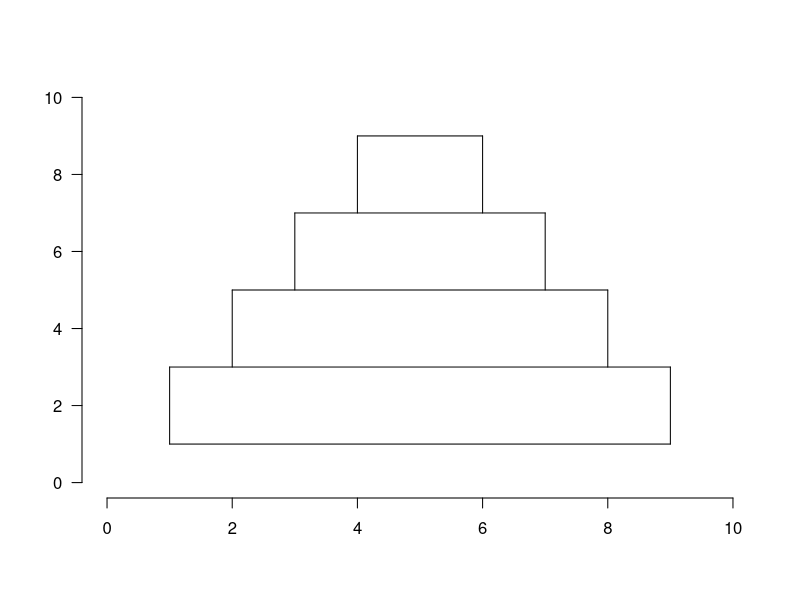

The R source for this figure: (Note: this script raises an error after producing the figure.)
plot(NA, xlim = c(0, 10), ylim = c(0, 10), xlab = "", ylab = "", las = 1, bty = "n")

# Level 1
## Horizontal lines
lines(c(1, 9), c(1, 1))
lines(c(1, 9), c(3, 3))
## Vertical lines
lines(c(1, 1), c(1, 3))
lines(c(9, 9), c(1, 3))

# Level 2
## Horizontal line
lines(c(2, 8), c(5, 5))
## Vertical lines
lines(c(2, 2), c(3, 5))
lines(c(8, 8), c(3, 5))

# Level 3
## Horizontal lines
lines(c(3, 7), c(7, 7))
## Vertical lines
lines(c(3, 3), c(5, 7))
lines(c(7, 7), c(5, 7))

# Level4
## Horizontal lines
lines(c(4, 6), c(9,9))
## Vertical lines
lines(c( 4, 4), c(9, 7))
lines(c(6, 6), c(9, 7))


# Candles Tall
k <- 3                             # number of candles
x <- seq(4.2, 5.8, length.out = k) # position of the candles
h1 <- 0.9                          # height of the candle1

segments(x0 = x, x1 = x, y0 = rep(10, k), y1 = rep(7.55 + h, k), lwd =3.2)

# Candles Short
vv <- 2
bbb <- seq(4.6, 5.4, length.out = vv)
hoog <- 1.0
segments(x0 = bbb, x1 = bbb, y0 = rep(9.5, vv), y1 = rep(7.55 + hoog, vv), lwd = 3)



#Icing/Color

##Layer 1
x <- c(1, 9, 9, 1)
y <- c(1, 1, 3, 3)
polygon(x, y, col = "#FFCCCC", lty = 6, angle = 15, lwd = 3, fillOddEven = TRUE, border = FALSE)

sq <- c(1, 9, 9, 1)
qs <- c(1.5, 1.5, 2.5, 2.5)
polygon(sq, qs, density = 5, col = "#FFFFFF", lty = 3, lwd = 3, border = FALSE)
po <- c(1, 9, 9, 1)
op <- c(1.5, 1.5, 2.5, 2.5)
polygon(po, op, density = 5, col = "#FFFFFF", angle = -45, lty = 3, lwd = 3, border = FALSE)

##Layer 2
x <- c(2, 8, 8, 2)
y <- c(3, 3, 5, 5)
polygon(x, y, col = "#FF99CC", lty = 6, angle = 15, lwd = 3, fillOddEven = TRUE, border = FALSE)

abc <- c(2, 8, 8, 2)
bcd <- c(3, 3, 3.2, 3.2)
polygon(abc, bcd, col = "#FFFFCC", lty = 2, lwd = 3, border = FALSE)

cde <- c(2, 8, 8, 2)
def <- c(4.8, 4.8, 5, 5)
polygon(cde, def, col = "#FFFFCC", lty = 2, lwd = 3, border = FALSE)

##Layer 3
x <- c(3, 7, 7, 3)
y <- c(5, 5, 7, 7)
polygon(x, y, col = "#FF66FF", lty = 6, angle = 15, lwd = 3, fillOddEven = TRUE, border = FALSE)

##Layer 4
x <- c(4, 6, 6, 4)
y <- c(7, 7, 9, 9)
polygon(x, y, col = "#FF33CC", lty = 6, angle = 15, lwd = 3, fillOddEven = TRUE, border = FALSE)

po <- c(4, 6, 6, 4)
op <- c(7, 7, 9, 9)
polygon(po, op, density = 10, col = "#FFCCCC", angle = -45, lty = 1, lwd = 2, border = FALSE)

##Chocolate drip

aq <- c(3, 3.1, 3.4, 3.6, 3.7, 3.8, 3.9, 4.2, 4.5, 4.6, 4.75, 4.9, 5.3, 5.5, 5.6, 5.9, 6)
aw <- c(7, 6.8, 6.5, 6.4, 6.3, 6.4, 6.5, 6.8,6.9, 6.8, 6.5, 6.4, 6.3, 6.4, 6.5, 6.8, 7)
polygon(aq, aw, col = "#663300", lty = 1, angle = 15, lwd = 3, border = FALSE)
polygon(aq+1, aw, col = "#663300", lty = 1, angle = 15, lwd = 3, border = FALSE)
